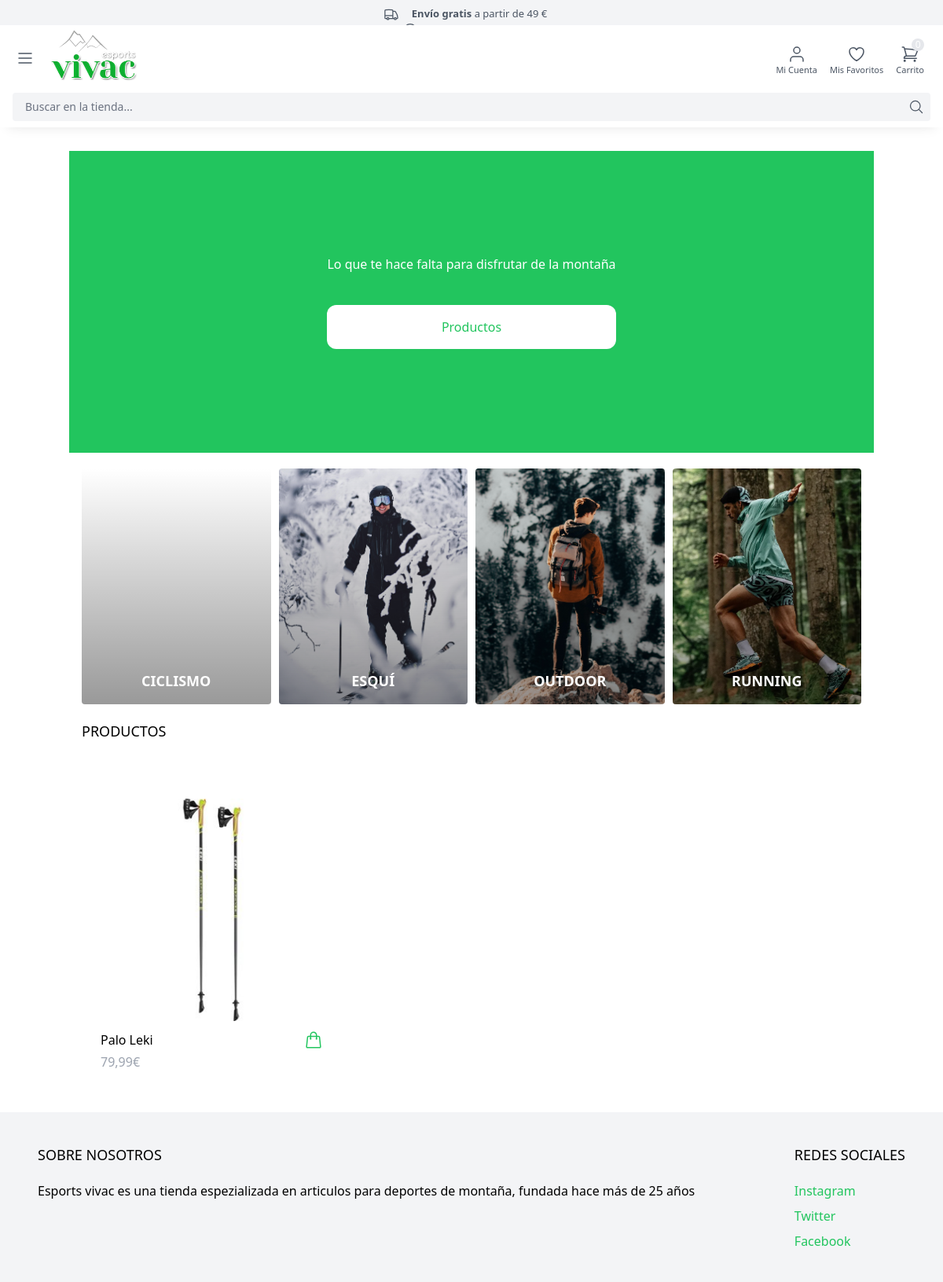
The page / on the database its author committed.
### product/models.py (models this page shows, shortened)
class Category(models.Model):
    nombre = models.CharField(max_length=255)
    slug = models.SlugField()
    image = models.ImageField(
        upload_to='uploads/', blank=True, null=True)
    class Meta:
        verbose_name_plural = 'Categories'
        ordering = ('nombre',)
    def get_image(self):
        if self.image:
            return self.image.url
        else:
            return 'https://via.placeholder.com/240x240.jpg'

class Product(models.Model):
    categoria = models.ForeignKey(
        Category, related_name='products', on_delete=models.CASCADE)
    nombre = models.CharField(max_length=255)
    slug = models.SlugField()
    descripcion = models.TextField(blank=True, null=True)
    precio = models.FloatField()
    creado_en = models.DateTimeField(auto_now_add=True)
    image = models.ImageField(upload_to='uploads/', blank=True, null=True)
    thumbnail = models.ImageField(upload_to='uploads/', blank=True, null=True)
    class Meta:
        ordering = ('-creado_en',)
    def get_display_precio(self):
        return self.precio
    def get_thumbnail(self):
        if self.thumbnail:
            return self.thumbnail.url

### core/views.py (the view)
# urls.py: path('', frontpage, name='frontpage'),
def frontpage(request):
    products = Product.objects.all()[0:8]
    categories = Category.objects.all()
    context = {
        'products': products,
        'categories': categories,
    }
    return render(request, 'core/frontpage.html', context)

### cart/cart.py (called while the page is built)
    def __len__(self):
        return sum(item['quantity'] for item in self.cart.values())

### cart/content_processors.py (called while the page is built)
def cart(request):
    return {'cart': Cart(request)}

### core/templates/core/frontpage.html (shortened to what this page needs)
{% extends 'core/base.html' %}
{% block content%}
<header class="max-w-screen-md lg:max-w-screen-lg xl:max-w-screen-xl mx-auto">
    <div class="mt-5 max-width-3xl max-auto grid place-content-center bg-green-500 h-96">
        <p class="mb-10 text-white">Lo que te hace falta para disfrutar de la montaña</p>
        <a href="{% url 'shop' %}" class="inline-block flex justify-center px-8 py-4 rounded-xl bg-white text-green-500 hover:px-10">Productos</a>
    </div>
</header>
<div class="max-w-screen-md lg:max-w-screen-lg xl:max-w-screen-xl mx-auto xl:px-0 px-4 py-5">
    <div class="grid justify-center grid-cols-2 lg:grid-cols-4 gap-y-4 gap-x-[10px]">
        {% for category in categories %}
        <div class="imagecategory relative overflow-hidden rounded text-sm min-[300px]:text-base lg:text-lg">
            <a href="{% url 'shop' %}?category={{ category.slug }}" class="w-full">
                <div class="h-[100px] min-[300px]:h-[200px] sm:h-[300px] xl:h-[400px] bg-cover
                bg-[linear-gradient(to_bottom,rgba(0,0,0,0),rgba(0,0,0,0.4)),url('{{category.get_image}}')]
                hover:bg-[linear-gradient(to_bottom,rgba(0,0,0,0),rgba(0,0,0,0.5)),url('{{category.get_image}}')]
                scale-100 hover:scale-105"></div>
            </a>
            <div class="text-category absolute text-center inset-x-0 font-bold text-white uppercase">
                {{ category.nombre }}
            </div>
        </div>
        {% endfor %}
    </div>
    <div class="py-5 xl:px-0 md:flex justify-between">
        <div class="footer-left mb-12 md:mb-0 ">
            <h2 class="mb-5 uppercase text-lg">Productos</h2>
        </div>
    </div>
    <div class="py-2 xl:px-0">
        <div class="products flex items-center flex-wrap">
            {% for product in products %}
                {% include 'product/partials/product_list_item.html' %}
            {% endfor %}
        </div>
    </div>
</div>
{% endblock %}

### product/templates/product/partials/product_list_item.html (shortened to what this page needs)
<div class="w-full md:w-1/3 xl:w-1/4 p-6">
    <a href="{% url 'product' product.slug %}">
        <img title="image_product" src="{{product.get_thumbnail}}" class="w-full rounded-xl hover:shadow-lg">
    </a>
    <div class="pt-3 flex items-center justify-between">
        <a title="productname" href="{% url 'product' product.slug %}">{{ product.nombre }}</a>
        <a
            title="bolsacompra"
            href="#"
            hx-get="{% url 'add_to_cart' product.id %}"
            hx-target = "#menu-cart-button"
            hx-swap = "outerHTML"
            class="text-green-500 hover:text-green-800"
        >
        </a>
    </div>
    <p class="pt-1 text-gray-400">{{product.get_display_precio|floatformat:2}}€</p>
</div>

### core/templates/core/partials/styles.html (style rules this page uses)
* { -webkit-tap-highlight-color: rgba(255, 255, 255, 0) !important; outline: none !important; }
.imagecategory div { bottom: 1rem; transition: bottom 300ms; }
.imagecategory a div { transition: all 400ms; }

### rows shown on the page
Category: nombre "CICLISMO"
Category: get_image (picture), nombre "ESQUÍ"
Category: get_image (picture), nombre "OUTDOOR"
Category: get_image (picture), nombre "RUNNING"
Product: get_thumbnail (picture), nombre "Palo Leki", get_display_precio "79,99"
